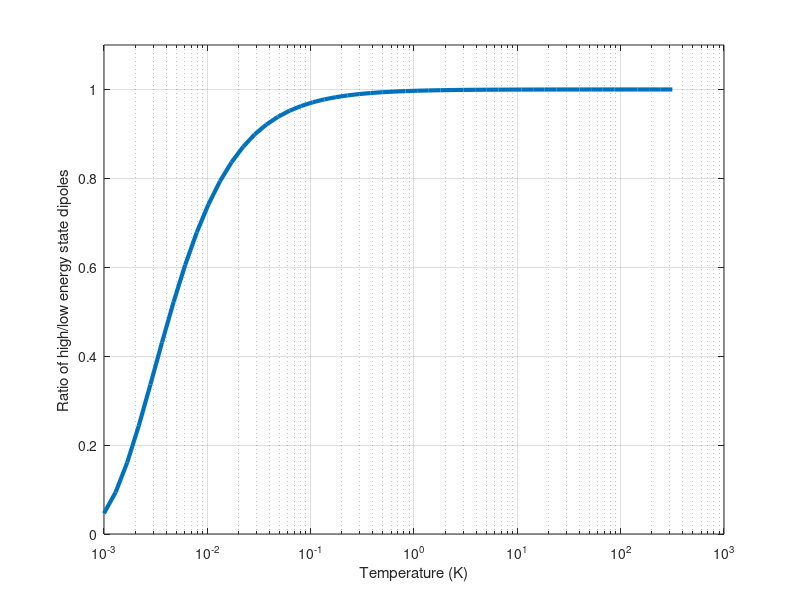
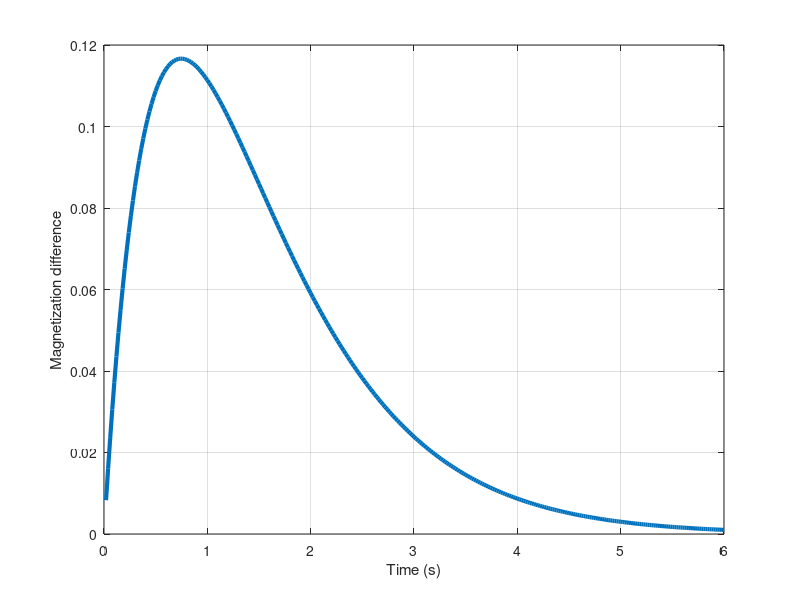

MATLAB code for these plots, in order: (Note: this script raises an error after producing the figures.)
%% Magnetic Resonance Principles
% This tutorial explains some of the basic principles of magnetic resonance 
% signals. The principles are illustrated for signals derived from a bulk substance, 
% such as a beaker of water. Various terms used to describe the MR principles 
% are introduced
%% 
% * Spins
% * Parallel/anti-parallel
% * Boltzman distribution
% * T1 (spin-lattice or longitudinal relaxation), T2 (spin-spin, or transverse 
% relaxation) 
% * The concept of signal contrast is introduced. 
%% 
% The next tutorial, t_mri02Imaging, takes up the topic of how to make images 
% that measure these tissue properties in a non-uniform volume.
% 
% As the first tutorial in the series, we go slowly to give you the opportunity 
% to examine basic Matlab commands.
% 
% There are questions interspersed throughout this tutorial. Some of them will 
% be on the homework, and others are included so you can check whether you understand 
% the ideas.
%% *REFERENCES FOR THIS TUTORIAL*
% *Huettel et al. 3rd edition* Chapters 1-3 (mainly Chapter 3). 
% 
% Note: 1st v. 2nd v. 3rd edition of *Huettel book*: The second and third editions 
% are quite similar, especially in the earlier chapters. References followed by 
% "ii" are 2nd edition, "i" first edition. Hence p. 51i, 60ii means p 51 in the 
% first edition, p 60 in the second. And so on.
% 
% <http://www.cis.rit.edu/htbooks/mri/index.html. John Hornak online MRI book 
% >is a good reference, especially <http://www.cis.rit.edu/htbooks/mri/inside.htm%3E 
% Chapter 3>
% 
% *McRobbie et al, MRI, From Picture to Proton*, Chapter 8 is a good reference.
%% Psych 204a: Basic MR principles
%% 
% # Author: Wandell
% # Date:  *2003.15.04*
% # Duration: 90 minutes
%% 
% *Checked:* 
%% 
% * 2007.XX.XX: Rory Sayres
% * 2009.22.09: Jon Winawer
% * 2009.18.10 Jon Winawer
% * 2011.09.22 Brian Wandell
% * 2018.01.05 Brian Wandell
% * 2021.01.05 Insub Kim 
% * 2024.01.06 Ryan Yan
%% Overview
% The protons in your body, mostly part of the water molecules, can be likened 
% to the Earth: the protons spin on an axis and have both a north and south pole. 
% Under normal circumstances, the orientation of the two poles is random. But 
% when protons are placed in an external magnetic field (when you put participants 
% into the scanner), they tend to align parallel or anti-parallel to the orientation 
% of the field. The proportion of protons aligned with the field is calculated 
% by *Boltzmann's formula*. The protons also spin (precess) around the direction 
% of the magnetic field. The precession frequency also depends on the strength 
% of the magnetic field. This is the resonant frequency, or in MR we call it the 
% *Larmor frequency*.
%% 
%% Spins resonance frequency
% When a substance is placed in a steady magnetic field, the spins (protons) 
% precess at a frequency that is characteristic of the substance. For a beaker 
% of water, the spins are hydrogen atoms.  We can compute the precession frequency 
% from the following simple formula (Note the units - see chapter 3 and ca. p. 
% 51i, 60ii for a discussion of precession). 

B0 = 1.5;     % Magnetic field strength (Tesla)
g = 42.58e+6; % Gyromagnetic constant for hydrogen (Hz / Tesla)
v = g*B0;     % The resonant (Larmor) frequency of hydrogen

% Ordinarily, the Larmor (resonant) frequency is expressed in Megahertz
% (millions of hertz)
fprintf('Hydrogen Larmor frequency\n %0.4f MHz at %.1f Tesla',...
    v/(10^6),B0);
%% *Question 1*
% What is the Larmor frequency of hydrogen in a field at 3 Tesla?

% write your code and answer here 

%% 
%% Spin Energy
% The energy in a precessing spin is proportional to its resonant frequency, 
% v (1/sec). The constant of proportionality between energy and frequency is a 
% famous constant called *Planck's constant*. (Extra credit: Find out something 
% interesting about Max Planck). Hence, the energy in a hydrogen molecule in this 
% magnetic field is:

h = 6.626e-34; % Planck's constant (Joule-sec)
E = h*v;
%% *Question 2*
% What are the units of energy (E) in this formula?
% 
% 
%% Boltzmann's formula 
% At steady state, say when the subject enters the magnet and prior to any measurements, 
% the spins (also called dipoles) align parallel or anti-parallel to the magnetic 
% field. (The textbook illustrates this with a nice metaphor of gravity in Figure 
% 3.7ii, 3,6i.) 
% 
% The energy difference between the parallel and anti-parallel states is proportional 
% to the mean magnetic field. This is called the Zeeman effect (see Figure 3.8i, 
% 3.9ii in the book). 
% 
% The proportion of dipoles aligned parallel (low energy) and anti-parallel 
% (high energy) to the main field is described by the Boltzmann distribution. 
% The formula that determines the fraction of dipoles in the low and high energy 
% states is in Hornak (Chapter 2).
% 
% As the Boltzmann formula tell us (shown below), at a room temperture, there 
% are slightly more number of spins in the *lower* energy level.

k = 1.3805e-23;      % Boltzmann's constant, J/Kelvin
T = 300;             % Degrees Kelvin at room temperature
dE = h * g * B0;     % Transition energy

% Boltzmann's formula, Hornak, Chapter 3; Huettel, p. 76ii
ratioHigh2Low = exp(-dE/(k*T));

% Under typical conditions the number of dipoles in the low and high energy
% states are very similar.
fprintf('Ratio of high (anti-parallel) to low (parallel) energy state dipoles:\n  %e',ratioHigh2Low)
%% 
% At low temperatures (near absolute zero), very few of the dipoles enter the 
% high (anti-parallel) energy state. This is not important for us, but I find 
% the numbers interesting.  In fact, I can see why people might want to work on 
% low temperature physics for a while.

T = logspace(-3,2.5,50);
r = exp( -dE ./ (k*T));

figure;
semilogx(T,r,'LineWidth',3);
xlabel('Temperature (K)'); ylabel('Ratio of high/low energy state dipoles')
set(gca,'ylim',[-0 1.1]); grid on
%% Question 3
%% 
% * Where is human body temperature on the graph? 
% * Given human body temperature, what is the ratio of high/low energy?
% * Would the number change meaningfully if we cool the room by 10 C? 

% write your code and answer here 
%% Net magnetization
% The MR measurements that we obtain describe the *net magnetization* in the 
% direction perpendicular to the main axis (B0 field). This direction is illustrated 
% in the following figures. 
% 
% First, here is a 3D plot that shows the net magnetization as a red circle 
% in the steady-state. The blue lines show the three axes.

figure;
plot3(0,0,1,'ro','LineWidth',3)
set(gca,'xlim',[-2,2],'ylim',[-2 2],'zlim',[-2 2])

% showAxis
line([-1 1],[0 0],[0 0]);
line([0 0],[-1 1],[0 0]);
line([0 0],[0 0],[-1 1]);
grid on
xlabel('x'), ylabel('y'), zlabel('z')

% Set the azimuth and elevation of the view
AZ0 = 332.5; EL0 = 30; view(AZ0,EL0);
%% 
% The size of the MR signal we measure depends on how far the net magnetization 
% deviates from the main z-axis. We can see this deviation more easily by looking 
% at the figure straight from the top. From this view, the point is at (0,0) in 
% the (x,y) plane.

AZ1 = 0; EL1 = 90 ;  
view(AZ1,EL1)
%% 
% Notice that from this view, looking down the z-axis, we see only the x- and 
% y-axes. The net magnetization is at (0,0) so we will not see any signal. Now, 
% let's put the picture back to the 3D view.

view(AZ0,EL0);
%% 
% Suppose we excite the tissue and place the net magnetization along the x-axis 
% (90 deg RF pulse). When we look from the top now, we see that there is a large 
% magnetization component. The green point is removed from (0,0) and falls along 
% the x-axis.

plot3(1,0,0,'go','LineWidth',3)
set(gca,'xlim',[-2,2],'ylim',[-2 2],'zlim',[-2 2]);
line([-1 1],[0 0],[0 0]);
line([0 0],[-1 1],[0 0]);
line([0 0],[0 0],[-1 1]);
grid on
xlabel('x'), ylabel('y'), zlabel('z')
AZ1 = 0; EL1 = 90 ;  view(AZ1,EL1)
%% 
% When we change the net magnetization from the steady-state position (red circle) 
% to the excited position (green circle), we are introducing a 90 deg rotation 
% in the magnetization direction. This is usually called the flip angle. This 
% is one of the parameters that you select when doing MR imaging.

clf
plot3(0,0,1,'ro',1,0,0,'go','LineWidth',3)

% Show axis
set(gca,'xlim',[-2,2],'ylim',[-2 2],'zlim',[-2 2])
line([-1 1],[0 0],[0 0]);
line([0 0],[-1 1],[0 0]);
line([0 0],[0 0],[-1 1]);
grid on
xlabel('x'), ylabel('y'), zlabel('z')

% Set up viewing direction
AZ0 = 332.5; EL0 = 30; view(AZ0,EL0);
%% 
% As the net magnetization returns to the steady-state position, the distance 
% from the origin decreases, reducing the signal. This is illustrated by the collection 
% of green points plotted here that illustrate the net magnetization rotating 
% back towards the z-axis.

theta = (pi/2)*((0:10)/10);
x = cos(theta);  z = sin(theta);  y = zeros(size(x));
plot3(x,y,z,'go','LineWidth',3)
set(gca,'xlim',[-2,2],'ylim',[-2 2],'zlim',[-2 2])
line([-1 1],[0 0],[0 0]);
line([0 0],[-1 1],[0 0]);
line([0 0],[0 0],[-1 1]);
grid on
xlabel('x'), ylabel('y'), zlabel('z');
AZ0 = 332.5; EL0 = 30; view(AZ0,EL0);
%% 
% When viewed from the top, you can see that the green points head back towards 
% the origin.

AZ1 = 0; EL1 = 90 ;  view(AZ1,EL1)
%% 
% After receiving an excitation pulse, this component of the MR signal decays 
% gradually over time. The spin-lattice decay has been measured and, in general, 
% it follows an exponential decay rate.
% 
% Specifically, here is the rate of recovery of the T1 magnetization for hydrogen 
% molecules in gray matter.

T1 = 0.88;          % Time constant units of S
t = (0.02:0.02:6);  % Time in seconds
Mo = 1;             % Set the net magnetization in the steady state to 1 and ignore.

% This is the exponential rate of recovery of the T1 magnetization, after
% it has been set to zero by flipping the net magnetization 90 degrees.
MzG = Mo *( 1 - exp(-t ./ T1) );

% Plotted is a graph we have the magnetization of gray matter as:
plot(t,MzG,'LineWidth',3);
xlabel('Time (s)'); ylabel('longitudinal magnetization (T1)'); grid on
%% 
% The exponential time constant (recovery rates) for various brain tissues (summarized 
% by the parameter T1 above) differs both with the material and with the level 
% of the B0 field.The value T1 = 0.88 seconds above is typical of gray matter 
% at 1.5T.
% 
% The T1 value for white matter is slightly smaller. Comparing the two we see 
% that white matter recovers slightly faster (has a smaller T1):

T1 = 0.64;
MzW = Mo *( 1 - exp(-t ./ T1) );
plot(t,MzG,'b-',t,MzW,'r--','LineWidth',3);
xlabel('Time (s)'); ylabel('longitudinal magnetization (T1)'); grid on
legend('Gray','White')
%% 
% Notice that the time to recover all the way back to Mo is fairly long, on 
% the order of 3-4 sec. This is a limitation in the speed of acquisition for T1 
% imaging.
% 
% The difference in the T1 component of the signal from gray matter and white 
% matter changes over time. This difference is plotted in the next graph.

plot(t,abs(MzW - MzG),'LineWidth',3);
xlabel('Time (s)'); ylabel('Magnetization difference'); grid on
%% Question 4
% If you are seeking to make a measurement that optimizes the difference between 
% these two materials, at what time would you measure the recovery of the T1 signal? 

% write your code and answer here 

%% Tissue contrast
% Suppose you take a picture of a piece of gray paper. The whole image will 
% simply be gray, without any pattern on it. Kind of dull. If we draw with a black 
% pen on the page, however, some parts will be gray and others black. The difference 
% between the gray and black parts is called the image contrast. Because there 
% is a pattern on the page, we say the image has contrast. The pattern may contain 
% useful information.
% 
% If all the tissues in the brain had the same T1 value, then images of the 
% brain based on T1 would be no more interesting than images of the gray paper. 
% In fact, different tissue types within the brain have a range of T1 values. 
% Some regions are brighter than the gray, and some are darker. So when we measure 
% the brain, we can create a picture with contrast. Tissue contrast is an important 
% part of making a useful MR image.  
% 
% The flexibility of MR methods allows us to create many types of contrast - 
% as if drawings on the paper were made with a variety of colored pens. Each type 
% of contrast can potentially reveal different types of information.
% 
% Different types of brain tissue have different T1 values. This enables us 
% to make useful pictures (with contrast) of the brain. But remember the T1 value 
% is a time constant. So having different T1 values means that the signals we 
% obtain vary over time. How do we create these images from the time-varying signal?
% 
% We can visualize this difference as follows. Suppose that we have two beakers, 
% adjacent to one another, containing materials with different T1 values. Suppose 
% we make a pair of images in which the intensity of each image is set to the 
% T1 value over time. What would the T1 images look like? 
% 
% The beakers start with the same, Mo, magnetization.

beaker1 = Mo*ones(32,32);
beaker2 = Mo*ones(32,32);

% They will have different T1 relaxation values
T1(1) = 0.64;       % T1 for white matter
T1(2) = 0.88;       % T1 for gray matter
mrvNewGraphWin;
movieT = (0.001:.1:4);   % We sample the movie at these times (in sec)
%% Question 5
% Look up the T1 value of cerebro-spinal fluid (CSF). Plot the T1 recovery of 
% CSF. At what time you would measure to maximize the white/CSF contrast.

% write your code and answer here 

%% 
% Here is a movie, slowed down, showing the relative intensities of the images 
% over a 4 sec period, sampled every 100 ms. The frames are shown at 1/4 the real 
% speed (i.e., every 100 ms). As you can see, if we make a picture of the net 
% magnetization around 0.6-1.0 sec during the decay, there will be a good contrast 
% difference between the gray and white matter. Measured earlier or later, the 
% picture will have less contrast.
% 
% *Note: Movies don't play well inside this Live Code ... they should appear 
% in an external window.*

mrvNewGraphWin;
colormap(gray(256));
movieFile1 = fullfile(fileparts(mfilename('fullpath')),'t_mri01MR_T1recovery.mp4');
vObj = VideoWriter(movieFile1,'MPEG-4');
vObj.FrameRate = 10;
open(vObj);
for ii=1:length(movieT)
    img1 = beaker1*( 1 - exp(-movieT(ii) / T1(1)) );
    img2 = beaker2*( 1 - exp(-movieT(ii) / T1(2)) );
    img = [img1; img2];
    image(img*256); axis equal;
    drawnow; pause(0.1);
    text3 = text(40,32,sprintf('Time: %.2f sec',movieT(ii)));
    writeVideo(vObj,getframe(gcf));
end
close(vObj);
%%
% iePublishVideo: t_mri01MR_T1recovery.mp4
%%
% As a preview of further work, later in the course, we should add just a little
% noise to the measurements. After all, all measurements have some noise. Let's
% look again.

movieFile2 = fullfile(fileparts(mfilename('fullpath')),'t_mri01MR_T1recoveryNoisy.mp4');
vObj = VideoWriter(movieFile2,'MPEG-4');
vObj.FrameRate = 10;
open(vObj);
for ii=1:length(movieT)
    img1 = beaker1*( 1 - exp(-movieT(ii) / T1(1)) ) + randn(size(beaker1))*0.05;
    img2 = beaker2*( 1 - exp(-movieT(ii) / T1(2)) ) + randn(size(beaker1))*0.05;
    img = [img1; img2];
    image(img*256); axis equal
    drawnow; pause(.1);
    text3 = text(40,32,sprintf('Time: %.2f sec',movieT(ii)));
    writeVideo(vObj,getframe(gcf));
end
close(vObj);
%%
% iePublishVideo: t_mri01MR_T1recoveryNoisy.mp4
%% Question 6
% Instead of plotting the difference, plot the ratio of the levels, MzW and 
% MzG. 
%% 
% * When is the ratio the biggest?
% * Why would we measure at a time when the difference, rather than ratio is 
% biggest? 

% write your code and answer here 

%% T2 signals
% There is a second physical mechanism, in addition to the spin-lattice measurement, 
% that influences the MR signal. This second mechanism is called spin-spin interaction 
% (transverse relaxation). This signaling mechanism is particularly important 
% for functional magnetic resonance imaging and the BOLD signal.
% 
% In describing the T1 signal, we treated the MR signal as a single unified 
% vector. In the example above, we explored what happens to the net magnetization 
% of the MR signal when the vector is rotated 90 deg into the x-y plane.
% 
% But we omitted any discussion the fact that the dipoles are assumed to be 
% continuously precessing around the main axis together, in unison. Perhaps in 
% a perfectly homogeneous environment, these rotating dipoles would precess at 
% the Larmor frequency in perfect synchronization and we could treat the single 
% large vector as we have.
% 
% But in practice, the dipoles within a single voxel of a functional image each 
% experience slightly different magnetic field environments. Consequently, they 
% each have their own individual Larmor frequencies, proportional to the magnetic 
% field that they experience. An important second mechanism of MR is a consequence 
% of the fact that the individual dipoles each have their own local magnetic field 
% and the synchrony soon dissipate.
% 
% Suppose we have a large sample of dipoles that are spinning together in perfect 
% phase. We can specify their orientation as an angle in this plane, theta. Let's 
% assume they all share a common angle.

nSamples = 10000;
theta = zeros(nSamples,1);

% Then the position of the spins in the (x,y) plane will be
spins = [cos(theta), sin(theta)];

% And they will all fall at the same poisiton
figure;
plot(spins(:,1),spins(:,2),'o','LineWidth',3);
grid on; axis equal
set(gca,'xlim',[-2,2],'ylim',[-2 2])
grid on; xlabel('x'), ylabel('y')
% The total magnetization, summed across all the dipoles, is the vector
% length of the sum of these spins
averagePosition = sum(spins)/nSamples;         % Type v so you know what it is
netMagnetization = sqrt(averagePosition(1)^2 + averagePosition(2)^2);
fprintf('Net magnetization %f\n',netMagnetization);
%% 
% Now, suppose that spins are precessing at slightly different rates. So after 
% a few moments in time they do not fall at exactly the same angle. We can express 
% this by creating a new vector theta that has some variability.

theta = rand(nSamples,1)*0.5;       % Uniform random number generator

% Here is the distribution of the angles
histogram(theta)
xlabel('Angle'), ylabel('Number of spins');
set(gca,'xlim',[0 2*pi])
%% 
% Going through the same process we can make a plot of the spin positions

spins = [cos(theta), sin(theta)];
plot(spins(:,1),spins(:,2),'o');
grid on; axis equal
set(gca,'xlim',[-2,2],'ylim',[-2 2])
grid on; xlabel('x'), ylabel('y');

% Now, you can see that the net magnetization is somewhat smaller
averagePosition = mean(spins);
hold on;
plot(averagePosition(1),averagePosition(2),'k*','LineWidth',4);

netMagnetization = sqrt(averagePosition(1)^2 + averagePosition(2)^2);
fprintf('Net magnetization (0 deg) %f\n',netMagnetization);
%% 
% If the spins grow even further out of phase, say they are spread over a full 
% 2$\pi$ radians (180 deg).  In that case we have a bigger reduction in the net 
% magnetization

figure;
theta = rand(nSamples,1)*pi;
spins = [cos(theta), sin(theta)];
histogram(theta)
xlabel('Angle'), ylabel('Number of spins');
set(gca,'xlim',[0 2*pi])
%%
figure;
plot(spins(:,1),spins(:,2),'o');
grid on; axis equal
set(gca,'xlim',[-2,2],'ylim',[-2 2])
grid on; xlabel('x'), ylabel('y');

averagePosition = mean(spins);
hold on;
plot(averagePosition(1),averagePosition(2),'k*','LineWidth',4);

netMagnetization = sqrt(averagePosition(1)^2 + averagePosition(2)^2);
fprintf('Net magnetization (180deg) %f\n',netMagnetization);
%% 
% *Bonus:* What do you expect the net magnetization to be when the spins are 
% randomly distributed over 2$\pi$ radians?
%% Spin-dephasing (coherence)
% In a typical experiment, the phases become less coherent (i.e., spread more) 
% over time, decreasing the net transverse magnetization. The loss of signal from 
% this *spin-dephasing* mechanism follows an exponential time constant. The rate 
% depends on the spins' environment, say within gray or white matter.

figure;
t = (0.01:0.01:0.3);% Time in secs
T2(1) = 0.08;       % T2 for white matter at 3T
T2(2) = 0.11;       % T2 for gray matter  at 3T
MzW = Mo*exp(-t/T2(1));
MzG = Mo*exp(-t/T2(2));
plot(t,MzG,'r--',t,MzW,'b-','LineWidth',3)
xlabel('Time (s)'); ylabel('Transverse magnetization (T2)'); 
grid on; legend('Gray','White')
%% Experimental measurements of spin-lattice (T1) and spin-spin (T2) decay
% T2 time constants are much shorter than T1 time constants. Comparison of T1 
% (spin-lattice) and T2 (spin-spin) decay constants at various B0 field strengths 
% are:
% 
% 
% 
% *Tissue*  | *T1* (1.5T, 3.0T, 4T)   |      *T2* (1.5T, 3.0T, 4T) (seconds)
% 
% ---------------------------------------------------------------
% 
% White     0.64, 0.86, 1.04       |     0.08, 0.08, 0.05
% 
% Gray       0.88, 1.20, 1.40       |     0.08, 0.11 , 0.05
% 
% ----------------------------------------------------------------
% 
% *Source*: Jezzard and Clare Chapter 3 in the Oxford fMRI Book.  The numbers 
% differ   somewhat between different publications (e.g.,  "<https://pubmed.ncbi.nlm.nih.gov/10232510/ 
% NMR relaxation times in the human brain at 3.0 tesla>")
% 
% 
% 
% When we make T2-weighted images of the brain, remember that the differences 
% in T2 provide the image contrast. If we want to see the difference between gray 
% and white matter, we want to make a measurement when the T2 signals differ. 
% The largest T2 difference occurs at a short time compared to the largest T1 
% difference.

figure;
plot(t,abs(MzG - MzW),'b-','LineWidth',3)
xlabel('Time (s)'); ylabel('Transverse magnetization difference(T2)');
grid on
%% Question 7
% Suppose you wanted to measure brain structure, and you were particularly interested 
% in distinguishing gray matter from white matter (gray/white contrast). Based 
% on the T1 and T2 curves we have calculated, would you choose to distinguish 
% these two tissues using T1 or T2?  Why?
% Comments
%% 
% # The best time to measure a T2 difference is short. Measurement of the T2 
% signal would be a problem were it not for the invention of an important measurement 
% method called 'Spin Echo'. We will begin the next tutorial by explaining that 
% idea.
% # There are many essential imaging ideas that we have not yet explored. For 
% example, how can we measure T1 and T2 separately? 
% # Perhaps most importantly, to this point we are only measuring the bulk signals. 
% An important question is this: How can we form an image that measures T1 or 
% T2 at many different points? These are the topics we will take up in the following 
% tutorials.
%%
